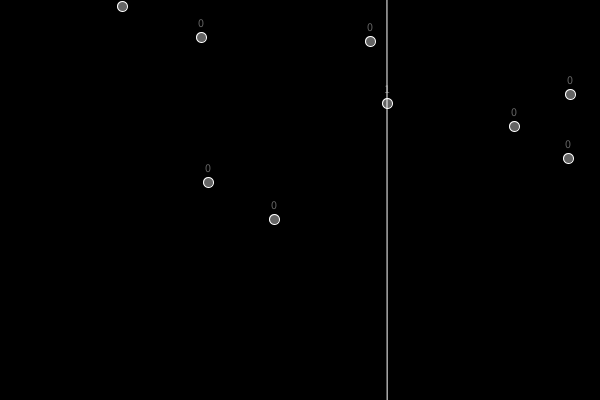
Frame 1 (no input)
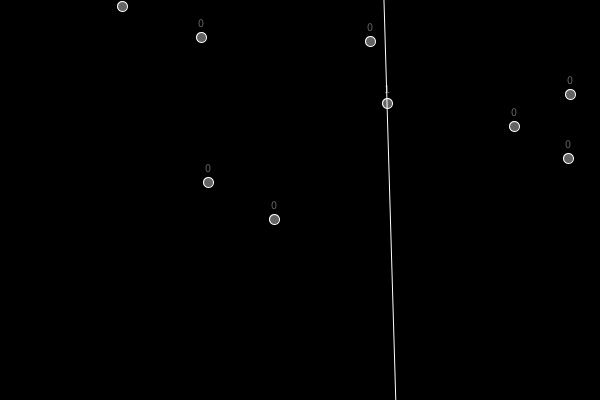
Frame 60 (the mouse pressed at the canvas centre just before this capture)
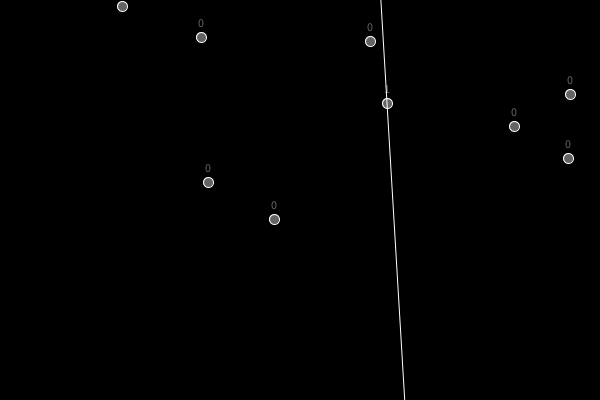
Frame 120 (the mouse held since frame 60 and released just before this capture)

The Processing sketch that drew these frames (run headless with seeded random() and noise(); from frame 60 on, the mouse is pressed at the canvas centre):

// Processing sketch: windmill
// ── windmill.pde
Point[] points = new Point[9];
float theta = 0.0;
Point currentPoint;
Point lastPoint;
void setup(){
  size(600,400);
  //fullScreen();
  fill(255, 255, 255, 100);
  stroke(255);
  for (int i = 0; i<points.length;i++){
    points[i] = new Point(int(random(width)), int(random(height)));
    points[i].show();
    println("POINT. index: "+i+" x: "+points[i].x+" y: "+points[i].y);
  }
  //smooth();
  
  points[0].makeCurrent();
  //currentPoint = points[0];
  //currentPoint.count ++;
  frameRate(10000);
}

void draw(){
  int x = 0;
  while (x < 5){
    theta += 0.0001;
    background(0);
    
    for (int i = 0; i<points.length;i++){
      points[i].show();
    }
    pushMatrix();
      translate(currentPoint.x, currentPoint.y);
      rotate(PI-theta);
      line(0,-1000,0,1000);
    popMatrix();
    
    for (int i = 0; i<points.length;i++){
      Point testpoint = points[i];
      if (currentPoint == testpoint) continue;
      if (testpoint == lastPoint) continue;
      float m = tan(PI/2-theta);
      float d = m*(testpoint.x - currentPoint.x) - testpoint.y + currentPoint.y;
      //println("slope: "+m);
      if (abs(d) < 1){
        if (testpoint.x > width/2 && d<0){
          continue;
        } else if (testpoint.x < width/2 && d>0){
          continue; 
        }
        lastPoint = currentPoint;
        testpoint.makeCurrent();
        return;
      }
    }
    x++;
  }
}

void keyPressed(){
  if (key == ' '){
    frameCount = -1;
  }
}

// ── Point.pde
class Point{
  int x, y;
  int count = 0;
  Point(int px, int py){
    x = px;
    y = py;
  }
  
  void show(){
    circle(x,y,10);
    textAlign(CENTER);
    text(count, x, y-10);
  }
  
  int makeCurrent(){
    count++;
    currentPoint = this;
    
    return count;
  }
}
